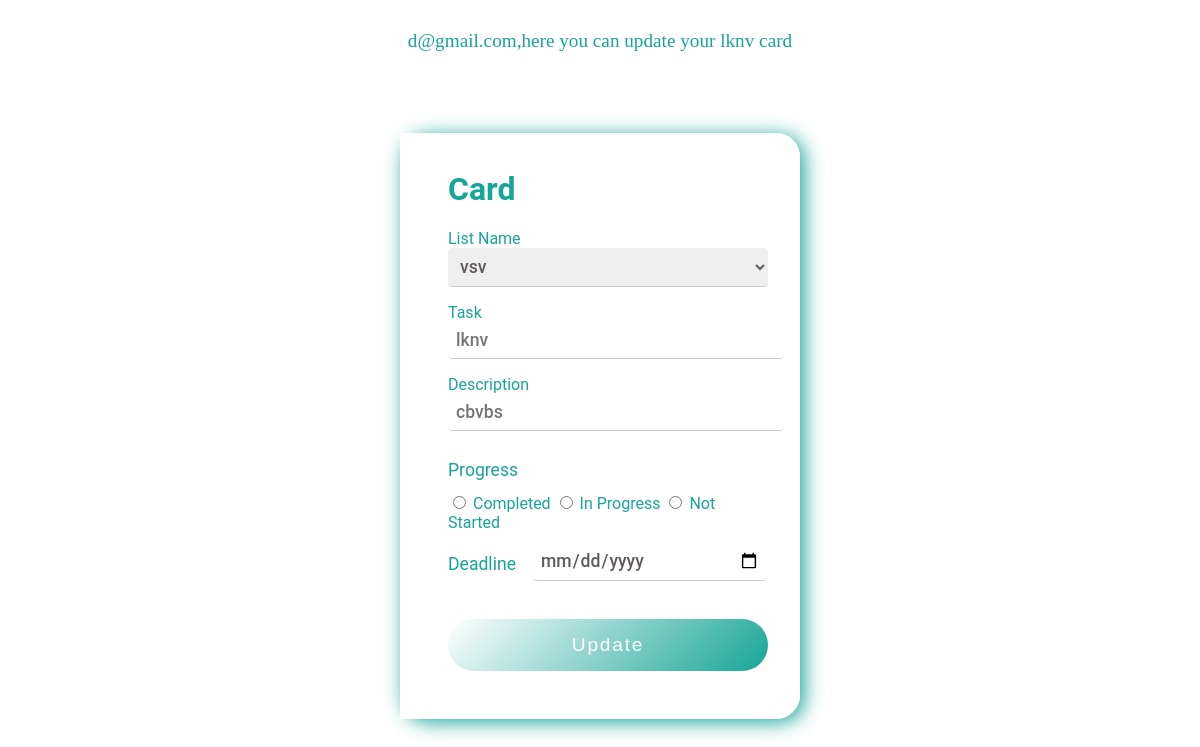
/card/1/update, run on the app's committed database.
### app.py (models this page shows)
class User(db.Model):
    tablename = 'user'
    user_id = db.Column(db.Integer, primary_key=True, autoincrement=True)
    user_name = db.Column(db.String(15), nullable=False, unique=True)
    emailid = db.Column(db.String(50), nullable=False)
    passw = db.Column(db.String, nullable=False)

class Card(db.Model):
    tablename = 'card'
    card_id = db.Column(db.Integer, primary_key=True, autoincrement=True)
    c_name = db.Column(db.String(15), nullable=False)
    c_description = db.Column(db.String(150), nullable=False)
    p_rate = db.Column(db.String(15), nullable=False)
    deadline = db.Column(db.String(15), nullable=False)
    user_id = db.Column(db.Integer, db.ForeignKey(
        'user.user_id'), nullable=False)
    list_id = db.Column(db.Integer, db.ForeignKey(
        'list.list_id'), nullable=False)

### app.py (the view, shortened to what this page needs)
@app.route('/card/<int:card_id>/update', methods=['GET', 'POST'])
def update1(card_id):
    if request.method == 'GET':  # check id
        record = Card.query.filter_by(card_id=card_id).first()
        print(record.p_rate)
        enroll = Card.query.with_entities(
            Card.user_id).filter_by(card_id=card_id).first()
        print(enroll)
        uid = User.query.filter_by(user_id=enroll.user_id).first()
        print(uid)
        ld = List.query.filter_by(user_id=enroll.user_id).all()
        return render_template('updatecard.html', card=record, users=uid, p=record.p_rate, lists=ld)
    return redirect(url_for('dashboard', user_id=user_id))

### templates/updatecard.html (shortened to what this page needs)
<!DOCTYPE html>
<html lang="en">
<head>
</head>
<body>
    <div class="mainscreen">
        <div style="text-align:center;margin-top: 30px;font-size: larger;font-family: fantasy;">{{users['user_name']}},here you can update your {{card['c_name']}} card</div>
          <div class="card">
            <div class="side">
              <form action="/card/{{ card['card_id'] }}/update" method ="post">
                <h1>Card</h1>
                <label>List Name </label>
                <br>
                    <select class="inputbox" name="lname" id="lname">
                        {% for list in lists %}
                        <option value="{{list['list_id']}}">{{list['l_name']}}</option>
                        {% endfor %}
                    </select>
                <label>Task</label>
                <input type="text" class="inputbox" name="task" placeholder="{{card['c_name']}}" required />
                <label>Description</label>
                <input type="text" class="inputbox" name="desc"  placeholder="{{card['c_description']}}" required />
                <p>Progress</p>
                    <div class="'inputbox" id = 'card_type'>
                        <input type="radio" name="progress" value="progress_1" {{'checked' if 'Completed' in p}} required/>
                        <label>Completed</label>
                        <input type="radio" name="progress" value="progress_2" {{'checked' if "In Progress" in p}} required/>
                        <label>In Progress</label>
                        <input type="radio" name="progress" value="progress_3" {{'checked' if 'Not Started' in p}} required/>
                        <label>Not Started</label>
                      </div>
    <div class="expcvv">
                <p class="expcvv_text">Deadline</p>
                <input type="date" class="inputbox" name="deadline" id="exp_date"  placeholder="{{card['deadline']}}" required />
            </div>
                <button type="submit" class="button">Update</button>
              </form>
            </div>
          </div>
        </div>
</body>

### templates/updatecard.html (style rules this page uses)
body { font-family: 'Roboto', sans-serif!important; margin:0; padding:0; box-sizing: border-box; }
.mainscreen { min-height: 100vh; width: 100%; display: flex; flex-direction: column; background-color: white; color:#16A596; }
.card { width: 25rem; margin: auto; background: white; position:center; align-self: center; top: 20rem; border-radius: 1.5rem; box-shadow: 4px 3px 20px #16A596; display:flex; flex-direction: row; }
.side { background-color: #ffffff; width: 35rem; border-bottom-right-radius: 1.5rem; border-top-right-radius: 1.5rem; padding: 1rem 2rem 3rem 3rem; }
p { display:block; font-size: 1.1rem; font-weight: 400; margin: .8rem 0; }
.inputbox { color:#f1c1c1; width: 100%; padding: 0.5rem; border: none; border-bottom: 1.5px solid #ccc; margin-bottom: 1rem; border-radius: 0.3rem; font-family: 'Roboto', sans-serif; color: #615a5a; font-size: 1.1rem; font-weight: 500; outline:none; }
.expcvv { display:flex; justify-content: space-between; padding-top: 0.6rem; }
.expcvv_text { padding-right: 1rem; }
.button { background: linear-gradient( 135deg , white 0%,#16A596 100%); padding: 15px; border: none; border-radius: 50px; color: white; font-weight: 400; font-size: 1.2rem; margin-top: 10px; width:100%; letter-spacing: .11rem; outline:none; }

### data on the page
User: user_name "d@gmail.com"
Card: c_name "lknv", task "lknv", desc "cbvbs"

### other printed values
form field lname "vsv"
